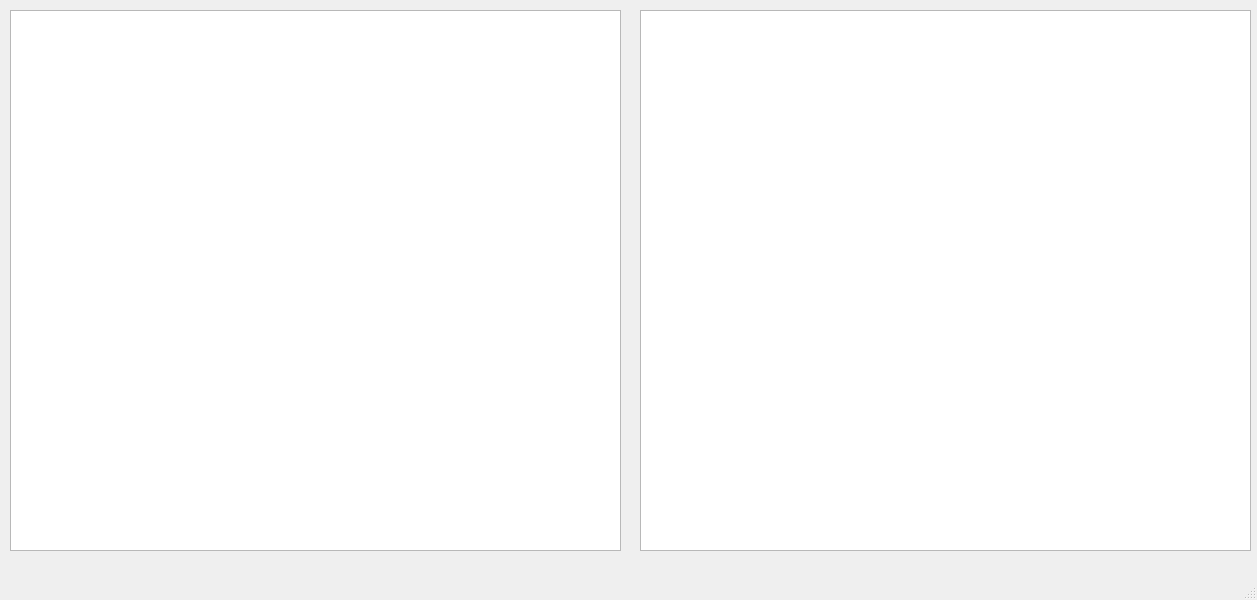
<?xml version="1.0" encoding="UTF-8"?>
<ui version="4.0">
 <class>MainWindow</class>
 <widget class="QMainWindow" name="MainWindow">
  <property name="geometry">
   <rect>
    <x>0</x>
    <y>0</y>
    <width>1257</width>
    <height>600</height>
   </rect>
  </property>
  <property name="windowTitle">
   <string>MainWindow</string>
  </property>
  <widget class="QWidget" name="centralwidget">
   <widget class="QTextBrowser" name="textBrowser1">
    <property name="geometry">
     <rect>
      <x>640</x>
      <y>10</y>
      <width>611</width>
      <height>541</height>
     </rect>
    </property>
    <property name="font">
     <font>
      <pointsize>12</pointsize>
      <weight>75</weight>
      <bold>true</bold>
     </font>
    </property>
   </widget>
   <widget class="QTextBrowser" name="textBrowser0">
    <property name="geometry">
     <rect>
      <x>10</x>
      <y>10</y>
      <width>611</width>
      <height>541</height>
     </rect>
    </property>
    <property name="font">
     <font>
      <pointsize>12</pointsize>
      <weight>75</weight>
      <bold>true</bold>
     </font>
    </property>
   </widget>
  </widget>
  <widget class="QMenuBar" name="menubar">
   <property name="geometry">
    <rect>
     <x>0</x>
     <y>0</y>
     <width>1257</width>
     <height>21</height>
    </rect>
   </property>
  </widget>
  <widget class="QStatusBar" name="statusbar"/>
 </widget>
 <resources/>
 <connections/>
</ui>
